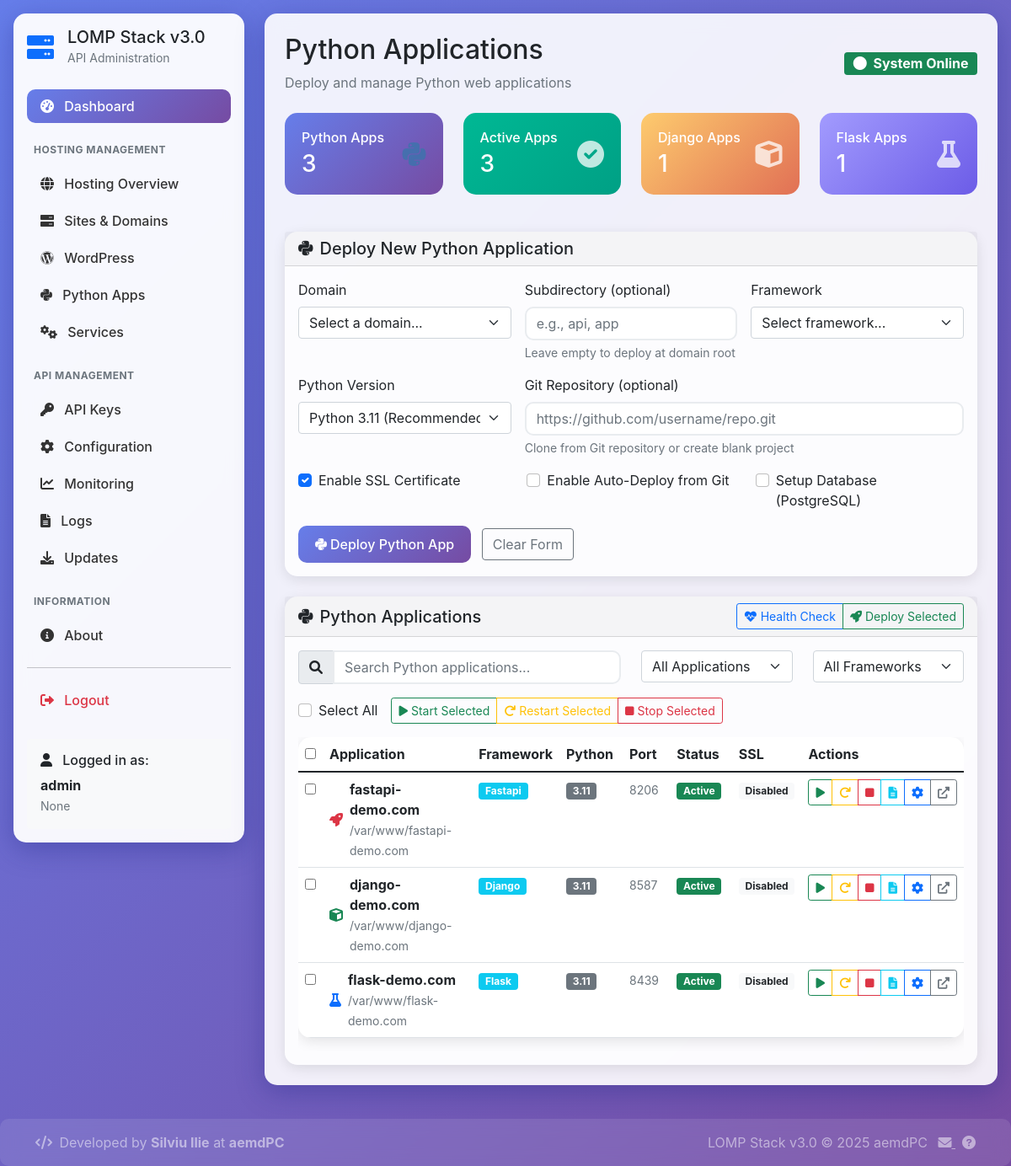
Screenshot of /python-apps (signed in) with the database file from the repository.
### tables this page shows
CREATE TABLE sites (
            id INTEGER PRIMARY KEY AUTOINCREMENT,
            domain TEXT UNIQUE NOT NULL,
            subdomain TEXT,
            document_root TEXT NOT NULL,
            php_version TEXT DEFAULT '8.1',
            web_server TEXT DEFAULT 'ols',
            ssl_enabled BOOLEAN DEFAULT 0,
            ssl_cert_path TEXT,
            wp_installed BOOLEAN DEFAULT 0,
            wp_version TEXT,
            wp_admin_user TEXT,
            wp_admin_email TEXT,
            disk_usage INTEGER DEFAULT 0,
            bandwidth_used INTEGER DEFAULT 0,
            status TEXT DEFAULT 'active',
            created_at TIMESTAMP DEFAULT CURRENT_TIMESTAMP,
            updated_at TIMESTAMP DEFAULT CURRENT_TIMESTAMP
        , site_type TEXT DEFAULT "php", python_version TEXT DEFAULT "3.11", python_framework TEXT, python_venv_path TEXT, python_wsgi_file TEXT, python_requirements_file TEXT, python_port INTEGER);

### admin_dashboard.py (the view)
    def decorated_function(*args, **kwargs):
        if 'admin_user' not in session:
            return redirect(url_for('login'))
        return f(*args, **kwargs)

### templates/python_apps.html (shortened to what this page needs)
{% extends "base.html" %}
{% block page_title %}Python Applications{% endblock %}
{% block subtitle %}Deploy and manage Python web applications{% endblock %}
{% block content %}
<div class="row mb-4">
    <div class="col-md-3">
        <div class="stat-card">
            <div class="d-flex justify-content-between align-items-center">
                <div>
                    <h6 class="mb-1">Python Apps</h6>
                    <h3 class="mb-0" id="total-python-apps">{{ python_apps|length }}</h3>
                </div>
                <i class="fab fa-python fa-2x opacity-75" style="color: #3776ab;"></i>
            </div>
        </div>
    </div>
    <div class="col-md-3">
        <div class="stat-card" style="background: linear-gradient(135deg, #00b894 0%, #00a085 100%);">
            <div class="d-flex justify-content-between align-items-center">
                <div>
                    <h6 class="mb-1">Active Apps</h6>
                    <h3 class="mb-0" id="active-python-apps">{{ python_apps|selectattr('status', 'equalto', 'active')|list|length }}</h3>
                </div>
                <i class="fas fa-check-circle fa-2x opacity-75"></i>
            </div>
        </div>
    </div>
    <div class="col-md-3">
        <div class="stat-card" style="background: linear-gradient(135deg, #fdcb6e 0%, #e17055 100%);">
            <div class="d-flex justify-content-between align-items-center">
                <div>
                    <h6 class="mb-1">Django Apps</h6>
                    <h3 class="mb-0" id="django-apps">{{ python_apps|selectattr('python_framework', 'equalto', 'django')|list|length }}</h3>
                </div>
                <i class="fas fa-cube fa-2x opacity-75"></i>
            </div>
        </div>
    </div>
    <div class="col-md-3">
        <div class="stat-card" style="background: linear-gradient(135deg, #a29bfe 0%, #6c5ce7 100%);">
            <div class="d-flex justify-content-between align-items-center">
                <div>
                    <h6 class="mb-1">Flask Apps</h6>
                    <h3 class="mb-0" id="flask-apps">{{ python_apps|selectattr('python_framework', 'equalto', 'flask')|list|length }}</h3>
                </div>
                <i class="fas fa-flask fa-2x opacity-75"></i>
            </div>
        </div>
    </div>
</div>
<div class="card mb-4">
    <div class="card-header">
        <h5 class="mb-0">
            <i class="fab fa-python me-2"></i>Deploy New Python Application
        </h5>
    </div>
    <div class="card-body">
        <form id="python-deploy-form" class="row g-3">
            <div class="col-md-4">
                <label for="python-domain" class="form-label">Domain</label>
                <select class="form-select" id="python-domain" required>
                    <option value="">Select a domain...</option>
                </select>
            </div>
            <div class="col-md-4">
                <label for="python-subdirectory" class="form-label">Subdirectory (optional)</label>
                <input type="text" class="form-control" id="python-subdirectory"
                       placeholder="e.g., api, app">
                <div class="form-text">Leave empty to deploy at domain root</div>
            </div>
            <div class="col-md-4">
                <label for="python-framework" class="form-label">Framework</label>
                <select class="form-select" id="python-framework" required>
                    <option value="">Select framework...</option>
                </select>
            </div>
            <div class="col-md-4">
                <label for="python-version" class="form-label">Python Version</label>
                <select class="form-select" id="python-version">
                    <option value="3.11">Python 3.11 (Recommended)</option>
                </select>
            </div>
            <div class="col-md-8">
                <label for="git-repository" class="form-label">Git Repository (optional)</label>
                <input type="url" class="form-control" id="git-repository"
                       placeholder="https://github.com/username/repo.git">
                <div class="form-text">Clone from Git repository or create blank project</div>
            </div>
            <div class="col-12">
                <div class="row">
                    <div class="col-md-4">
                        <div class="form-check">
                            <input class="form-check-input" type="checkbox" id="python-ssl-enable" checked>
                            <label class="form-check-label" for="python-ssl-enable">
                                Enable SSL Certificate
                            </label>
                        </div>
                    </div>
                    <div class="col-md-4">
                        <div class="form-check">
                            <input class="form-check-input" type="checkbox" id="python-auto-deploy">
                            <label class="form-check-label" for="python-auto-deploy">
                                Enable Auto-Deploy from Git
                            </label>
                        </div>
                    </div>
                    <div class="col-md-4">
                        <div class="form-check">
                            <input class="form-check-input" type="checkbox" id="python-database">
                            <label class="form-check-label" for="python-database">
                                Setup Database (PostgreSQL)
                            </label>
                        </div>
                    </div>
                </div>
            </div>
            <div class="col-12">
                <button type="submit" class="btn btn-primary">
                    <i class="fab fa-python me-1"></i>Deploy Python App
                </button>
                <button type="button" class="btn btn-outline-secondary ms-2" onclick="clearPythonForm()">
                    Clear Form
                </button>
            </div>
        </form>
    </div>
</div>
<div class="card">
    <div class="card-header d-flex justify-content-between align-items-center">
        <h5 class="mb-0">
            <i class="fab fa-python me-2"></i>Python Applications
        </h5>
        <div class="btn-group">
            <button class="btn btn-outline-primary btn-sm" onclick="checkAllAppsHealth()">
                <i class="fas fa-heartbeat me-1"></i>Health Check
            </button>
            <button class="btn btn-outline-success btn-sm" onclick="deploySelected()">
                <i class="fas fa-rocket me-1"></i>Deploy Selected
            </button>
        </div>
    </div>
    <div class="card-body">
        <div class="row mb-3">
            <div class="col-md-6">
                <div class="input-group">
                    <span class="input-group-text"><i class="fas fa-search"></i></span>
                    <input type="text" class="form-control" id="python-search" placeholder="Search Python applications...">
                </div>
            </div>
            <div class="col-md-3">
                <select class="form-select" id="python-status-filter">
                    <option value="">All Applications</option>
                </select>
            </div>
            <div class="col-md-3">
                <select class="form-select" id="python-framework-filter">
                    <option value="">All Frameworks</option>
                </select>
            </div>
        </div>
        <div class="row mb-3">
            <div class="col-md-12">
                <div class="d-flex align-items-center">
                    <div class="form-check me-3">
                        <input class="form-check-input" type="checkbox" id="select-all-python">
                        <label class="form-check-label" for="select-all-python">
                            Select All
                        </label>
                    </div>
                    <div class="btn-group">
                        <button class="btn btn-outline-success btn-sm" onclick="startSelected()">
                            <i class="fas fa-play me-1"></i>Start Selected
                        </button>
                        <button class="btn btn-outline-warning btn-sm" onclick="restartSelected()">
                            <i class="fas fa-redo me-1"></i>Restart Selected
                        </button>
                        <button class="btn btn-outline-danger btn-sm" onclick="stopSelected()">
                            <i class="fas fa-stop me-1"></i>Stop Selected
                        </button>
                    </div>
                </div>
            </div>
        </div>
        <div class="table-responsive">
            <table class="table table-hover" id="python-apps-table">
                <thead>
                    <tr>
                        <th width="3%">
                            <input type="checkbox" id="select-all">
                        </th>
                        <th width="25%">Application</th>
                        <th width="12%">Framework</th>
                        <th width="10%">Python</th>
                        <th width="8%">Port</th>
                        <th width="10%">Status</th>
                        <th width="10%">SSL</th>
                        <th width="22%">Actions</th>
                    </tr>
                </thead>
                <tbody>
                    {% for app in python_apps %}
                    <tr data-app-id="{{ app.id }}">
                        <td>
                            <input type="checkbox" class="python-checkbox" value="{{ app.id }}">
                        </td>
                        <td>
                            <div class="d-flex align-items-center">
                                {% if app.python_framework == 'django' %}
                                    <i class="fas fa-cube me-2 text-success"></i>
                                {% elif app.python_framework == 'flask' %}
                                    <i class="fas fa-flask me-2 text-primary"></i>
                                {% elif app.python_framework == 'fastapi' %}
                                    <i class="fas fa-rocket me-2 text-danger"></i>
                                {% else %}
                                    <i class="fab fa-python me-2 text-warning"></i>
                                {% endif %}
                                <div>
                                    <strong>{{ app.full_domain }}</strong>
                                    <br>
                                    <small class="text-muted">{{ app.document_root or '/var/www/' + app.domain }}</small>
                                </div>
                            </div>
                        </td>
                        <td>
                            <span class="badge bg-info">{{ app.python_framework|title }}</span>
                        </td>
                        <td>
                            <span class="badge bg-secondary">{{ app.python_version }}</span>
                        </td>
                        <td>
                            <small class="text-muted">{{ app.python_port or 'N/A' }}</small>
                        </td>
                        <td>
                            {% if app.status == 'active' %}
                                <span class="badge bg-success">Active</span>
                            {% elif app.status == 'inactive' %}
                                <span class="badge bg-secondary">Inactive</span>
                            {% elif app.status == 'error' %}
                                <span class="badge bg-danger">Error</span>
                            {% else %}
                                <span class="badge bg-warning">{{ app.status|title }}</span>
                            {% endif %}
                        </td>
                        <td>
                            {% if app.ssl_enabled %}
                                <span class="badge bg-success">
                                    <i class="fas fa-lock me-1"></i>Enabled
                                </span>
                            {% else %}
                                <span class="badge bg-light text-dark">Disabled</span>
                            {% endif %}
                        </td>
                        <td>
                            <div class="btn-group btn-group-sm">
                                <button class="btn btn-outline-success"
                                        onclick="manageApp('{{ app.id }}', 'start')"
                                        title="Start Application">
                                    <i class="fas fa-play"></i>
                                </button>
                                <button class="btn btn-outline-warning"
                                        onclick="manageApp('{{ app.id }}', 'restart')"
                                        title="Restart Application">
                                    <i class="fas fa-redo"></i>
                                </button>
                                <button class="btn btn-outline-danger"
                                        onclick="manageApp('{{ app.id }}', 'stop')"
                                        title="Stop Application">
                                    <i class="fas fa-stop"></i>
                                </button>
                                <button class="btn btn-outline-info"
                                        onclick="viewLogs('{{ app.id }}')"
                                        title="View Logs">
                                    <i class="fas fa-file-alt"></i>
                                </button>
                                <button class="btn btn-outline-primary"
                                        onclick="manageApp('{{ app.id }}', 'config')"
                                        title="Configuration">
                                    <i class="fas fa-cog"></i>
                                </button>
                                <button class="btn btn-outline-secondary"
                                        onclick="openApp('{{ app.full_domain }}')"
                                        title="Open Application">
                                    <i class="fas fa-external-link-alt"></i>
                                </button>
                            </div>
                        </td>
                    </tr>
                    {% endfor %}
                </tbody>
            </table>
        </div>
    </div>
</div>
{% endblock %}

### rows the page displays
sites: full_domain "fastapi-demo.com", domain "/var/www/fastapi-demo.com", python_framework "Fastapi", python_version "3.11", python_port "8206", status "Active", ssl_enabled "Disabled"
sites: full_domain "django-demo.com", domain "/var/www/django-demo.com", python_framework "Django", python_version "3.11", python_port "8587", status "Active", ssl_enabled "Disabled"
sites: full_domain "flask-demo.com", domain "/var/www/flask-demo.com", python_framework "Flask", python_version "3.11", python_port "8439", status "Active", ssl_enabled "Disabled"

### other values shown
{{ session.admin_user.username if session.admin_user else 'Guest' }} "admin"
{{ session.admin_user.role if session.admin_user else '' }} "None"
{{ python_apps|length }} "3"
{{ python_apps|selectattr('status', 'equalto', 'active')|list|length }} "3"
